Frame 1 (no input): blank canvas, image omitted
Frame 60 (the mouse pressed at the canvas centre just before this capture): blank canvas, image omitted
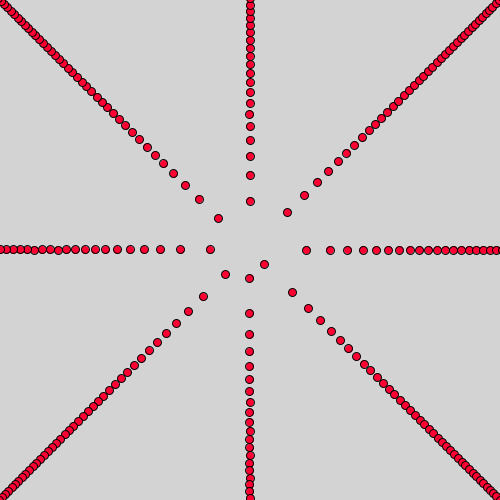
Frame 120 (the mouse held since frame 60 and released just before this capture)

The Processing sketch whose frames 1 and 60 were blank and that drew this single picture after the mouse press (run headless with seeded random() and noise(); from frame 60 on, the mouse is pressed at the canvas centre):

// Processing sketch: processing_95251
// ── processing_95251.pde

int N= 1000 ;
float th= 2.39997 ;
float c= 6 ;
float d= 8 ;
 
float r, a, x, y;
 
void setup()
{
  size(500, 500);
}
 
void draw()
{
  background(211);
  translate(width/2, height/2);
 
  th = map(mouseX, 0, width, 0, HALF_PI);
  c  = map(mouseY, 0, height, 0, 5*d);
 
    for (int i=1 ; i<=N ; i++ )
  {
    r= c * sqrt(i) ;
    a= i * th  ;
    x= r * cos(a) ;
    y= r * sin(a) ;
 
    ellipse(x, y, d, d);
    fill (255,0,50);
  }
}
